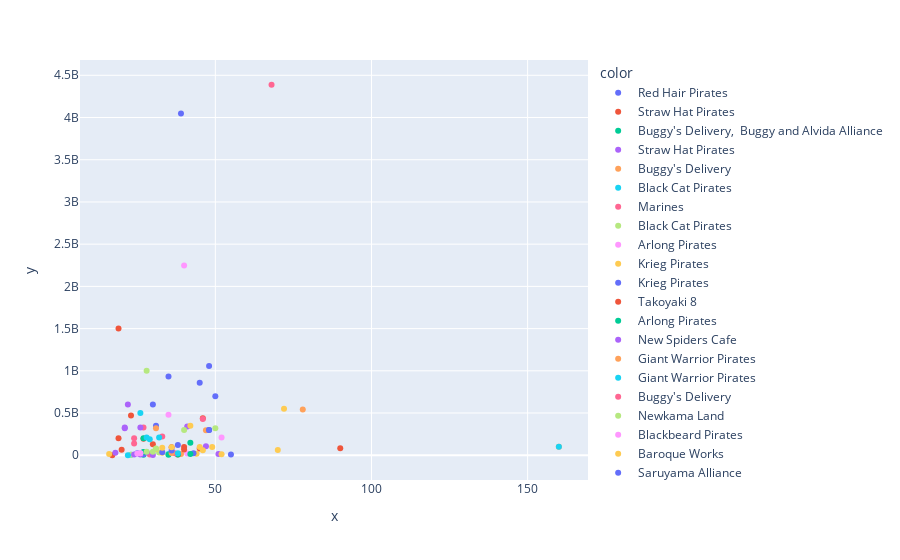

Notebook code for this chart:
### Code cell
fig = px.scatter(x = df_age_bounty['latest_age'], y=df_age_bounty['last_bounty'], color = df_age_bounty['main_crew'])
fig.update_xaxes(tickangle=0)
fig.show()

### Figure 1 — Plotly figure (JSON) as saved in the notebook; plotly's stock layout.template omitted (floating-point values rounded to 4 significant figures)
{"data": [{"hovertemplate": "color=Red Hair Pirates<br>x=%{x}<br>y=%{y}<extra></extra>", "legendgroup": "Red Hair Pirates", "marker": {"color": "#636efa", "symbol": "circle"}, "mode": "markers", "name": "Red Hair Pirates", "orientation": "v", "showlegend": true, "type": "scatter", "x": [39], "xaxis": "x", "y": [4048900000], "yaxis": "y"}, {"hovertemplate": "color=Straw Hat Pirates<br>x=%{x}<br>y=%{y}<extra></extra>", "legendgroup": "Straw Hat Pirates", "marker": {"color": "#EF553B", "symbol": "circle"}, "mode": "markers", "name": "Straw Hat Pirates", "orientation": "v", "showlegend": true, "type": "scatter", "x": [19, 20, 19, 30, 17, 36, 90, 46], "xaxis": "x", "y": [1500000000, 66000000, 200000000, 130000000, 100, 94000000, 83000000, 438000000], "yaxis": "y"}, {"hovertemplate": "color=Buggy's Delivery,  Buggy and Alvida Alliance<br>x=%{x}<br>y=%{y}<extra></extra>", "legendgroup": "Buggy's Delivery,  Buggy and Alvida Alliance", "marker": {"color": "#00cc96", "symbol": "circle"}, "mode": "markers", "name": "Buggy's Delivery,  Buggy and Alvida Alliance", "orientation": "v", "showlegend": true, "type": "scatter", "x": [27], "xaxis": "x", "y": [5000000], "yaxis": "y"}, {"hovertemplate": "color=Straw Hat Pirates <br>x=%{x}<br>y=%{y}<extra></extra>", "legendgroup": "Straw Hat Pirates ", "marker": {"color": "#ab63fa", "symbol": "circle"}, "mode": "markers", "name": "Straw Hat Pirates ", "orientation": "v", "showlegend": true, "type": "scatter", "x": [21, 21], "xaxis": "x", "y": [320000000, 330000000], "yaxis": "y"}, {"hovertemplate": "color=Buggy's Delivery <br>x=%{x}<br>y=%{y}<extra></extra>", "legendgroup": "Buggy's Delivery ", "marker": {"color": "#FFA15A", "symbol": "circle"}, "mode": "markers", "name": "Buggy's Delivery ", "orientation": "v", "showlegend": true, "type": "scatter", "x": [39], "xaxis": "x", "y": [15000000], "yaxis": "y"}, {"hovertemplate": "color=Black Cat Pirates<br>x=%{x}<br>y=%{y}<extra></extra>", "legendgroup": "Black Cat Pirates", "marker": {"color": "#19d3f3", "symbol": "circle"}, "mode": "markers", "name": "Black Cat Pirates", "orientation": "v", "showlegend": true, "type": "scatter", "x": [35, 23], "xaxis": "x", "y": [16000000, 7000000], "yaxis": "y"}, {"hovertemplate": "color=Marines<br>x=%{x}<br>y=%{y}<extra></extra>", "legendgroup": "Marines", "marker": {"color": "#FF6692", "symbol": "circle"}, "mode": "markers", "name": "Marines", "orientation": "v", "showlegend": true, "type": "scatter", "x": [29, 33], "xaxis": "x", "y": [9000000, 222000000], "yaxis": "y"}, {"hovertemplate": "color=Black Cat Pirates <br>x=%{x}<br>y=%{y}<extra></extra>", "legendgroup": "Black Cat Pirates ", "marker": {"color": "#B6E880", "symbol": "circle"}, "mode": "markers", "name": "Black Cat Pirates ", "orientation": "v", "showlegend": true, "type": "scatter", "x": [23], "xaxis": "x", "y": [7000000], "yaxis": "y"}, {"hovertemplate": "color=Arlong Pirates<br>x=%{x}<br>y=%{y}<extra></extra>", "legendgroup": "Arlong Pirates", "marker": {"color": "#FF97FF", "symbol": "circle"}, "mode": "markers", "name": "Arlong Pirates", "orientation": "v", "showlegend": true, "type": "scatter", "x": [41], "xaxis": "x", "y": [20000000], "yaxis": "y"}, {"hovertemplate": "color=Krieg Pirates <br>x=%{x}<br>y=%{y}<extra></extra>", "legendgroup": "Krieg Pirates ", "marker": {"color": "#FECB52", "symbol": "circle"}, "mode": "markers", "name": "Krieg Pirates ", "orientation": "v", "showlegend": true, "type": "scatter", "x": [44], "xaxis": "x", "y": [17000000], "yaxis": "y"}, {"hovertemplate": "color=Krieg Pirates<br>x=%{x}<br>y=%{y}<extra></extra>", "legendgroup": "Krieg Pirates", "marker": {"color": "#636efa", "symbol": "circle"}, "mode": "markers", "name": "Krieg Pirates", "orientation": "v", "showlegend": true, "type": "scatter", "x": [27], "xaxis": "x", "y": [12000000], "yaxis": "y"}, {"hovertemplate": "color=Takoyaki 8<br>x=%{x}<br>y=%{y}<extra></extra>", "legendgroup": "Takoyaki 8", "marker": {"color": "#EF553B", "symbol": "circle"}, "mode": "markers", "name": "Takoyaki 8", "orientation": "v", "showlegend": true, "type": "scatter", "x": [38], "xaxis": "x", "y": [8000000], "yaxis": "y"}, {"hovertemplate": "color=Arlong Pirates <br>x=%{x}<br>y=%{y}<extra></extra>", "legendgroup": "Arlong Pirates ", "marker": {"color": "#00cc96", "symbol": "circle"}, "mode": "markers", "name": "Arlong Pirates ", "orientation": "v", "showlegend": true, "type": "scatter", "x": [35, 38], "xaxis": "x", "y": [5500000, 9000000], "yaxis": "y"}, {"hovertemplate": "color=New Spiders Cafe<br>x=%{x}<br>y=%{y}<extra></extra>", "legendgroup": "New Spiders Cafe", "marker": {"color": "#ab63fa", "symbol": "circle"}, "mode": "markers", "name": "New Spiders Cafe", "orientation": "v", "showlegend": true, "type": "scatter", "x": [26, 24, 18, 28, 30, 51], "xaxis": "x", "y": [10000000, 7500000, 29000000, 35000000, 3200000, 14000000], "yaxis": "y"}, {"hovertemplate": "color=Giant Warrior Pirates  <br>x=%{x}<br>y=%{y}<extra></extra>", "legendgroup": "Giant Warrior Pirates  ", "marker": {"color": "#FFA15A", "symbol": "circle"}, "mode": "markers", "name": "Giant Warrior Pirates  ", "orientation": "v", "showlegend": true, "type": "scatter", "x": [160], "xaxis": "x", "y": [100000000], "yaxis": "y"}, {"hovertemplate": "color=Giant Warrior Pirates   <br>x=%{x}<br>y=%{y}<extra></extra>", "legendgroup": "Giant Warrior Pirates   ", "marker": {"color": "#19d3f3", "symbol": "circle"}, "mode": "markers", "name": "Giant Warrior Pirates   ", "orientation": "v", "showlegend": true, "type": "scatter", "x": [160], "xaxis": "x", "y": [100000000], "yaxis": "y"}, {"hovertemplate": "color=Buggy's Delivery<br>x=%{x}<br>y=%{y}<extra></extra>", "legendgroup": "Buggy's Delivery", "marker": {"color": "#FF6692", "symbol": "circle"}, "mode": "markers", "name": "Buggy's Delivery", "orientation": "v", "showlegend": true, "type": "scatter", "x": [37], "xaxis": "x", "y": [24000000], "yaxis": "y"}, {"hovertemplate": "color=Newkama Land<br>x=%{x}<br>y=%{y}<extra></extra>", "legendgroup": "Newkama Land", "marker": {"color": "#B6E880", "symbol": "circle"}, "mode": "markers", "name": "Newkama Land", "orientation": "v", "showlegend": true, "type": "scatter", "x": [32], "xaxis": "x", "y": [32000000], "yaxis": "y"}, {"hovertemplate": "color=Blackbeard Pirates<br>x=%{x}<br>y=%{y}<extra></extra>", "legendgroup": "Blackbeard Pirates", "marker": {"color": "#FF97FF", "symbol": "circle"}, "mode": "markers", "name": "Blackbeard Pirates", "orientation": "v", "showlegend": true, "type": "scatter", "x": [40], "xaxis": "x", "y": [2247600000], "yaxis": "y"}, {"hovertemplate": "color=Baroque Works   <br>x=%{x}<br>y=%{y}<extra></extra>", "legendgroup": "Baroque Works   ", "marker": {"color": "#FECB52", "symbol": "circle"}, "mode": "markers", "name": "Baroque Works   ", "orientation": "v", "showlegend": true, "type": "scatter", "x": [31], "xaxis": "x", "y": [75000000], "yaxis": "y"}, {"hovertemplate": "color=Saruyama Alliance<br>x=%{x}<br>y=%{y}<extra></extra>", "legendgroup": "Saruyama Alliance", "marker": {"color": "#636efa", "symbol": "circle"}, "mode": "markers", "name": "Saruyama Alliance", "orientation": "v", "showlegend": true, "type": "scatter", "x": [25, 27, 43], "xaxis": "x", "y": [23000000, 36000000, 25000000], "yaxis": "y"}, {"hovertemplate": "color=Donquixote Pirates  <br>x=%{x}<br>y=%{y}<extra></extra>", "legendgroup": "Donquixote Pirates  ", "marker": {"color": "#EF553B", "symbol": "circle"}, "mode": "markers", "name": "Donquixote Pirates  ", "orientation": "v", "showlegend": true, "type": "scatter", "x": [27, 40], "xaxis": "x", "y": [195000000, 99000000], "yaxis": "y"}, {"hovertemplate": "color=Bellamy Pirates <br>x=%{x}<br>y=%{y}<extra></extra>", "legendgroup": "Bellamy Pirates ", "marker": {"color": "#00cc96", "symbol": "circle"}, "mode": "markers", "name": "Bellamy Pirates ", "orientation": "v", "showlegend": true, "type": "scatter", "x": [27], "xaxis": "x", "y": [38000000], "yaxis": "y"}, {"hovertemplate": "color=Donquixote Pirates<br>x=%{x}<br>y=%{y}<extra></extra>", "legendgroup": "Donquixote Pirates", "marker": {"color": "#ab63fa", "symbol": "circle"}, "mode": "markers", "name": "Donquixote Pirates", "orientation": "v", "showlegend": true, "type": "scatter", "x": [41], "xaxis": "x", "y": [340000000], "yaxis": "y"}, {"hovertemplate": "color=Slavery<br>x=%{x}<br>y=%{y}<extra></extra>", "legendgroup": "Slavery", "marker": {"color": "#FFA15A", "symbol": "circle"}, "mode": "markers", "name": "Slavery", "orientation": "v", "showlegend": true, "type": "scatter", "x": [47], "xaxis": "x", "y": [296000000], "yaxis": "y"}, {"hovertemplate": "color=Foxy Pirates <br>x=%{x}<br>y=%{y}<extra></extra>", "legendgroup": "Foxy Pirates ", "marker": {"color": "#19d3f3", "symbol": "circle"}, "mode": "markers", "name": "Foxy Pirates ", "orientation": "v", "showlegend": true, "type": "scatter", "x": [38], "xaxis": "x", "y": [24000000], "yaxis": "y"}, {"hovertemplate": "color=Big Mom Pirates<br>x=%{x}<br>y=%{y}<extra></extra>", "legendgroup": "Big Mom Pirates", "marker": {"color": "#FF6692", "symbol": "circle"}, "mode": "markers", "name": "Big Mom Pirates", "orientation": "v", "showlegend": true, "type": "scatter", "x": [68, 27], "xaxis": "x", "y": [4388000000, 330000000], "yaxis": "y"}, {"hovertemplate": "color=Thriller Bark Pirates  <br>x=%{x}<br>y=%{y}<extra></extra>", "legendgroup": "Thriller Bark Pirates  ", "marker": {"color": "#B6E880", "symbol": "circle"}, "mode": "markers", "name": "Thriller Bark Pirates  ", "orientation": "v", "showlegend": true, "type": "scatter", "x": [50], "xaxis": "x", "y": [320000000], "yaxis": "y"}, {"hovertemplate": "color=Rolling Pirates<br>x=%{x}<br>y=%{y}<extra></extra>", "legendgroup": "Rolling Pirates", "marker": {"color": "#FF97FF", "symbol": "circle"}, "mode": "markers", "name": "Rolling Pirates", "orientation": "v", "showlegend": true, "type": "scatter", "x": [26, 26], "xaxis": "x", "y": [24000000, 24000000], "yaxis": "y"}, {"hovertemplate": "color=Fire Tank Pirates<br>x=%{x}<br>y=%{y}<extra></extra>", "legendgroup": "Fire Tank Pirates", "marker": {"color": "#FECB52", "symbol": "circle"}, "mode": "markers", "name": "Fire Tank Pirates", "orientation": "v", "showlegend": true, "type": "scatter", "x": [42], "xaxis": "x", "y": [350000000], "yaxis": "y"}, {"hovertemplate": "color=On Air Pirates <br>x=%{x}<br>y=%{y}<extra></extra>", "legendgroup": "On Air Pirates ", "marker": {"color": "#636efa", "symbol": "circle"}, "mode": "markers", "name": "On Air Pirates ", "orientation": "v", "showlegend": true, "type": "scatter", "x": [31], "xaxis": "x", "y": [350000000], "yaxis": "y"}, {"hovertemplate": "color=Kid Pirates <br>x=%{x}<br>y=%{y}<extra></extra>", "legendgroup": "Kid Pirates ", "marker": {"color": "#EF553B", "symbol": "circle"}, "mode": "markers", "name": "Kid Pirates ", "orientation": "v", "showlegend": true, "type": "scatter", "x": [23], "xaxis": "x", "y": [470000000], "yaxis": "y"}, {"hovertemplate": "color=Kid Pirates<br>x=%{x}<br>y=%{y}<extra></extra>", "legendgroup": "Kid Pirates", "marker": {"color": "#00cc96", "symbol": "circle"}, "mode": "markers", "name": "Kid Pirates", "orientation": "v", "showlegend": true, "type": "scatter", "x": [27], "xaxis": "x", "y": [200000000], "yaxis": "y"}, {"hovertemplate": "color=Fallen Monk Pirates <br>x=%{x}<br>y=%{y}<extra></extra>", "legendgroup": "Fallen Monk Pirates ", "marker": {"color": "#ab63fa", "symbol": "circle"}, "mode": "markers", "name": "Fallen Monk Pirates ", "orientation": "v", "showlegend": true, "type": "scatter", "x": [47], "xaxis": "x", "y": [108000000], "yaxis": "y"}, {"hovertemplate": "color=Hawkins Pirates<br>x=%{x}<br>y=%{y}<extra></extra>", "legendgroup": "Hawkins Pirates", "marker": {"color": "#FFA15A", "symbol": "circle"}, "mode": "markers", "name": "Hawkins Pirates", "orientation": "v", "showlegend": true, "type": "scatter", "x": [31], "xaxis": "x", "y": [320000000], "yaxis": "y"}, {"hovertemplate": "color=Heart Pirates<br>x=%{x}<br>y=%{y}<extra></extra>", "legendgroup": "Heart Pirates", "marker": {"color": "#19d3f3", "symbol": "circle"}, "mode": "markers", "name": "Heart Pirates", "orientation": "v", "showlegend": true, "type": "scatter", "x": [26, 22], "xaxis": "x", "y": [500000000, 500], "yaxis": "y"}, {"hovertemplate": "color=Bonney Pirates <br>x=%{x}<br>y=%{y}<extra></extra>", "legendgroup": "Bonney Pirates ", "marker": {"color": "#FF6692", "symbol": "circle"}, "mode": "markers", "name": "Bonney Pirates ", "orientation": "v", "showlegend": true, "type": "scatter", "x": [24], "xaxis": "x", "y": [140000000], "yaxis": "y"}, {"hovertemplate": "color=Kuja<br>x=%{x}<br>y=%{y}<extra></extra>", "legendgroup": "Kuja", "marker": {"color": "#B6E880", "symbol": "circle"}, "mode": "markers", "name": "Kuja", "orientation": "v", "showlegend": true, "type": "scatter", "x": [31, 28, 30], "xaxis": "x", "y": [80000000, 40000000, 40000000], "yaxis": "y"}, {"hovertemplate": "color=Subordinate of the Whitebeard Pirates<br>x=%{x}<br>y=%{y}<extra></extra>", "legendgroup": "Subordinate of the Whitebeard Pirates", "marker": {"color": "#FF97FF", "symbol": "circle"}, "mode": "markers", "name": "Subordinate of the Whitebeard Pirates", "orientation": "v", "showlegend": true, "type": "scatter", "x": [52], "xaxis": "x", "y": [210000000], "yaxis": "y"}, {"hovertemplate": "color=Little Pirates<br>x=%{x}<br>y=%{y}<extra></extra>", "legendgroup": "Little Pirates", "marker": {"color": "#FECB52", "symbol": "circle"}, "mode": "markers", "name": "Little Pirates", "orientation": "v", "showlegend": true, "type": "scatter", "x": [72], "xaxis": "x", "y": [550000000], "yaxis": "y"}, {"hovertemplate": "color=Dadan Family <br>x=%{x}<br>y=%{y}<extra></extra>", "legendgroup": "Dadan Family ", "marker": {"color": "#636efa", "symbol": "circle"}, "mode": "markers", "name": "Dadan Family ", "orientation": "v", "showlegend": true, "type": "scatter", "x": [55], "xaxis": "x", "y": [7800000], "yaxis": "y"}, {"hovertemplate": "color=Caesar Clown  ,  Centaur Patrol Unit   <br>x=%{x}<br>y=%{y}<extra></extra>", "legendgroup": "Caesar Clown  ,  Centaur Patrol Unit   ", "marker": {"color": "#EF553B", "symbol": "circle"}, "mode": "markers", "name": "Caesar Clown  ,  Centaur Patrol Unit   ", "orientation": "v", "showlegend": true, "type": "scatter", "x": [45], "xaxis": "x", "y": [80060000], "yaxis": "y"}, {"hovertemplate": "color=Bluejam Pirates <br>x=%{x}<br>y=%{y}<extra></extra>", "legendgroup": "Bluejam Pirates ", "marker": {"color": "#00cc96", "symbol": "circle"}, "mode": "markers", "name": "Bluejam Pirates ", "orientation": "v", "showlegend": true, "type": "scatter", "x": [42], "xaxis": "x", "y": [14300000], "yaxis": "y"}, {"hovertemplate": "color=Revolutionary Army<br>x=%{x}<br>y=%{y}<extra></extra>", "legendgroup": "Revolutionary Army", "marker": {"color": "#ab63fa", "symbol": "circle"}, "mode": "markers", "name": "Revolutionary Army", "orientation": "v", "showlegend": true, "type": "scatter", "x": [22], "xaxis": "x", "y": [602000000], "yaxis": "y"}, {"hovertemplate": "color=Fake Straw Hat Crew <br>x=%{x}<br>y=%{y}<extra></extra>", "legendgroup": "Fake Straw Hat Crew ", "marker": {"color": "#FFA15A", "symbol": "circle"}, "mode": "markers", "name": "Fake Straw Hat Crew ", "orientation": "v", "showlegend": true, "type": "scatter", "x": [36], "xaxis": "x", "y": [26000000], "yaxis": "y"}, {"hovertemplate": "color=Caribou Pirates<br>x=%{x}<br>y=%{y}<extra></extra>", "legendgroup": "Caribou Pirates", "marker": {"color": "#19d3f3", "symbol": "circle"}, "mode": "markers", "name": "Caribou Pirates", "orientation": "v", "showlegend": true, "type": "scatter", "x": [32, 29], "xaxis": "x", "y": [210000000, 190000000], "yaxis": "y"}, {"hovertemplate": "color=Big Mom Pirates <br>x=%{x}<br>y=%{y}<extra></extra>", "legendgroup": "Big Mom Pirates ", "marker": {"color": "#FF6692", "symbol": "circle"}, "mode": "markers", "name": "Big Mom Pirates ", "orientation": "v", "showlegend": true, "type": "scatter", "x": [46], "xaxis": "x", "y": [429000000], "yaxis": "y"}, {"hovertemplate": "color=Fire Tank Pirates  <br>x=%{x}<br>y=%{y}<extra></extra>", "legendgroup": "Fire Tank Pirates  ", "marker": {"color": "#B6E880", "symbol": "circle"}, "mode": "markers", "name": "Fire Tank Pirates  ", "orientation": "v", "showlegend": true, "type": "scatter", "x": [40], "xaxis": "x", "y": [300000000], "yaxis": "y"}, {"hovertemplate": "color=Caesar Clown <br>x=%{x}<br>y=%{y}<extra></extra>", "legendgroup": "Caesar Clown ", "marker": {"color": "#FF97FF", "symbol": "circle"}, "mode": "markers", "name": "Caesar Clown ", "orientation": "v", "showlegend": true, "type": "scatter", "x": [25], "xaxis": "x", "y": [20000000], "yaxis": "y"}, {"hovertemplate": "color=Donquixote Pirates <br>x=%{x}<br>y=%{y}<extra></extra>", "legendgroup": "Donquixote Pirates ", "marker": {"color": "#FECB52", "symbol": "circle"}, "mode": "markers", "name": "Donquixote Pirates ", "orientation": "v", "showlegend": true, "type": "scatter", "x": [33, 52, 70, 45, 49, 46, 16], "xaxis": "x", "y": [31000000, 11000000, 61000000, 99000000, 99000000, 58000000, 15000000], "yaxis": "y"}, {"hovertemplate": "color=Mogaro Kingdom <br>x=%{x}<br>y=%{y}<extra></extra>", "legendgroup": "Mogaro Kingdom ", "marker": {"color": "#636efa", "symbol": "circle"}, "mode": "markers", "name": "Mogaro Kingdom ", "orientation": "v", "showlegend": true, "type": "scatter", "x": [36, 33], "xaxis": "x", "y": [57000000, 36000000], "yaxis": "y"}, {"hovertemplate": "color=Beautiful Pirates <br>x=%{x}<br>y=%{y}<extra></extra>", "legendgroup": "Beautiful Pirates ", "marker": {"color": "#EF553B", "symbol": "circle"}, "mode": "markers", "name": "Beautiful Pirates ", "orientation": "v", "showlegend": true, "type": "scatter", "x": [40], "xaxis": "x", "y": [67000000], "yaxis": "y"}, {"hovertemplate": "color=Yonta Maria Grand Fleet<br>x=%{x}<br>y=%{y}<extra></extra>", "legendgroup": "Yonta Maria Grand Fleet", "marker": {"color": "#00cc96", "symbol": "circle"}, "mode": "markers", "name": "Yonta Maria Grand Fleet", "orientation": "v", "showlegend": true, "type": "scatter", "x": [42], "xaxis": "x", "y": [148000000], "yaxis": "y"}, {"hovertemplate": "color=Beautiful Pirates<br>x=%{x}<br>y=%{y}<extra></extra>", "legendgroup": "Beautiful Pirates", "marker": {"color": "#ab63fa", "symbol": "circle"}, "mode": "markers", "name": "Beautiful Pirates", "orientation": "v", "showlegend": true, "type": "scatter", "x": [26], "xaxis": "x", "y": [330000000], "yaxis": "y"}, {"hovertemplate": "color=Chinjao Family<br>x=%{x}<br>y=%{y}<extra></extra>", "legendgroup": "Chinjao Family", "marker": {"color": "#FFA15A", "symbol": "circle"}, "mode": "markers", "name": "Chinjao Family", "orientation": "v", "showlegend": true, "type": "scatter", "x": [78], "xaxis": "x", "y": [542000000], "yaxis": "y"}, {"hovertemplate": "color=Happo Navy<br>x=%{x}<br>y=%{y}<extra></extra>", "legendgroup": "Happo Navy", "marker": {"color": "#19d3f3", "symbol": "circle"}, "mode": "markers", "name": "Happo Navy", "orientation": "v", "showlegend": true, "type": "scatter", "x": [28], "xaxis": "x", "y": [210000000], "yaxis": "y"}, {"hovertemplate": "color=Barto Club<br>x=%{x}<br>y=%{y}<extra></extra>", "legendgroup": "Barto Club", "marker": {"color": "#FF6692", "symbol": "circle"}, "mode": "markers", "name": "Barto Club", "orientation": "v", "showlegend": true, "type": "scatter", "x": [24], "xaxis": "x", "y": [200000000], "yaxis": "y"}, {"hovertemplate": "color=Beasts Pirates <br>x=%{x}<br>y=%{y}<extra></extra>", "legendgroup": "Beasts Pirates ", "marker": {"color": "#B6E880", "symbol": "circle"}, "mode": "markers", "name": "Beasts Pirates ", "orientation": "v", "showlegend": true, "type": "scatter", "x": [28], "xaxis": "x", "y": [1000000000], "yaxis": "y"}, {"hovertemplate": "color=Seven Warlords of the Sea    <br>x=%{x}<br>y=%{y}<extra></extra>", "legendgroup": "Seven Warlords of the Sea    ", "marker": {"color": "#FF97FF", "symbol": "circle"}, "mode": "markers", "name": "Seven Warlords of the Sea    ", "orientation": "v", "showlegend": true, "type": "scatter", "x": [35], "xaxis": "x", "y": [480000000], "yaxis": "y"}, {"hovertemplate": "color=Fire Tank Pirates <br>x=%{x}<br>y=%{y}<extra></extra>", "legendgroup": "Fire Tank Pirates ", "marker": {"color": "#FECB52", "symbol": "circle"}, "mode": "markers", "name": "Fire Tank Pirates ", "orientation": "v", "showlegend": true, "type": "scatter", "x": [36, 33], "xaxis": "x", "y": [95000000, 90000000], "yaxis": "y"}, {"hovertemplate": "color=Charlotte Family<br>x=%{x}<br>y=%{y}<extra></extra>", "legendgroup": "Charlotte Family", "marker": {"color": "#636efa", "symbol": "circle"}, "mode": "markers", "name": "Charlotte Family", "orientation": "v", "showlegend": true, "type": "scatter", "x": [38, 50, 45, 35, 48, 48, 48, 30], "xaxis": "x", "y": [120000000, 700000000, 860000000, 932000000, 1057000000, 300000000, 300000000, 600000000], "yaxis": "y"}], "layout": {"legend": {"title": {"text": "color"}, "tracegroupgap": 0}, "margin": {"t": 60}, "xaxis": {"anchor": "y", "domain": [0, 1], "tickangle": 0, "title": {"text": "x"}}, "yaxis": {"anchor": "x", "domain": [0, 1], "title": {"text": "y"}}}}
